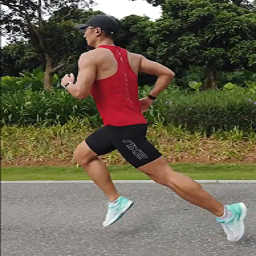
%> input picture mat_code/CPDori/core/hb.png, 256 x 256 px
$ octave test1.m   (GNU Octave 9; MATLAB toolbox functions it lacks are replaced by stand-ins)
%> lines starting %> are read from the running program, lines starting %| are printed output that depends on the picture
clear;
close all;
clc;
time=cputime;
%穷尽块匹配算法
%各位换成自己找的图，图的大小要是256*256的！！！
A=imread('hb.png');
%> A is the input picture: size 256x256x3 uint8; mean R, G, B 105, 97.4, 77.8
B=imread('hb1.png');
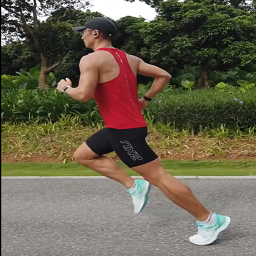
%> input picture mat_code/CPDori/core/hb1.png, 256 x 256 px
%> B is the input picture: size 256x256x3 uint8; mean R, G, B 106.4, 99, 79.9
f2=rgb2gray(A);
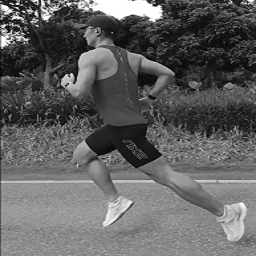
%> f2: size 256x256 uint8; min 4, max 255, mean 97.4
f1=rgb2gray(B);
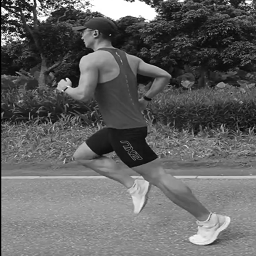
%> f1: size 256x256 uint8; min 0, max 255, mean 99
fp=0;

figure,imshow(f2),title('目标帧');
figure,imshow(f1),title('锚定帧');

N=16;R=16;
height=256;
width=256;

for i=1:N:height-N+1
   for j=1:N:width-N+1
       MAD_min=256*N*N;
       dy=0;dx=0;
       for k=-R:1:R
           for l=-R:1:R
               if i+k<1
                   MAD=256*N*N;
               elseif i+k>height-N
                   MAD=256*N*N;
               elseif j+l<1
                   MAD=256*N*N;
               elseif j+l>width-N
                   MAD=256*N*N;
               else
                   MAD=sum(sum(abs(double(f1(i:i+N-1,j:j+N-1))-double(f2(i+k:i+k+N-1,j+l:j+l+N-1)))));
               end
               if MAD<MAD_min
                   MAD_min=MAD;
                   dy=k;dx=l;
               end;end;end;
%> (the run ends here)
